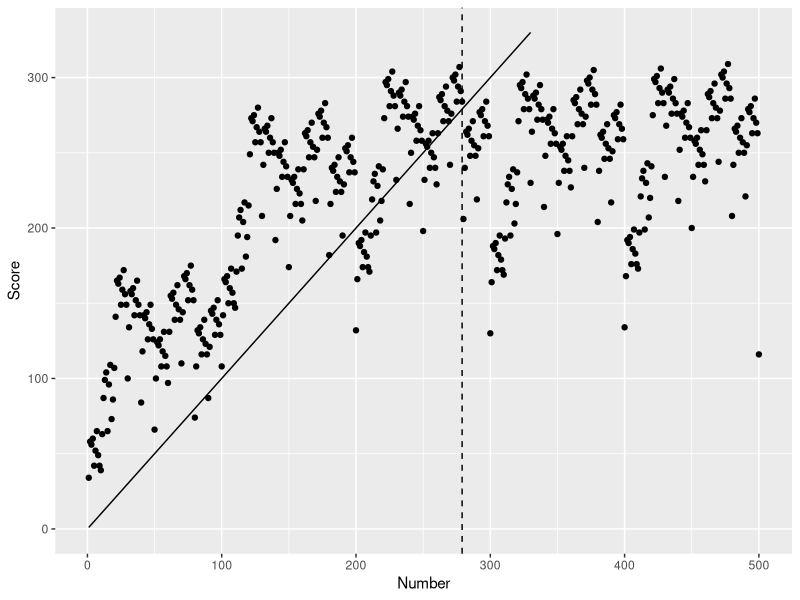

Generate this figure with R:
## ---- chunk 1
knitr::opts_chunk$set(echo = TRUE, warning = FALSE, message = FALSE)
## ---- chunk 2
under_20 <- list('One','Two','Three','Four','Five','Six','Seven','Eight','Nine',
            'Ten','Eleven','Twelve','Thirteen','Fourteen','Fifteen','Sixteen',
            'Seventeen','Eighteen','Nineteen')
## ---- chunk 3
tens <- list('Ten','Twenty','Thirty','Forty','Fifty','Sixty','Seventy','Eighty','Ninety')
## ---- chunk 4
two_digits_to_word <- function(number) {
  if (number < 20) {
    output <- under_20[number][[1]]
  } else if (number >= 20 & number < 100) {
    tens_place <- (number / 10) %% 10
    ones_place <- number %% 10
    output <- paste0(tens[tens_place][[1]], under_20[ones_place][[1]])
  }
  return(output)
}
## ---- chunk 5
two_digits_to_word(19)

two_digits_to_word(25)

#two_digits_to_word(30)
## ---- chunk 6
under_20 <- list('', 'one','two','three','four','five','six','seven','eight','nine',
            'ten','eleven','twelve','thirteen','fourteen','fifteen','sixteen',
            'seventeen','eighteen','nineteen')

tens <- list('ten','twenty','thirty','forty','fifty','sixty','seventy','eighty','ninety')

two_digits_to_word <- function(number) {
  if (number < 20) {
    output <- under_20[number + 1][[1]]
  } else if (number >= 20 & number < 100) {
    tens_place <- (number / 10) %% 10
    ones_place <- number %% 10
    output <- paste0(tens[tens_place][[1]], under_20[ones_place + 1][[1]])
  }
  return(output)
}

two_digits_to_word(15)

two_digits_to_word(30)

two_digits_to_word(87)
## ---- chunk 7
three_digits_to_word <- function(number) {
  hundreds_place <- (number %/% 100) %% 10
  tens_place <- (number %/% 10) %% 10
  ones_place <- (number %/% 1) %% 10
  twod_num <- tens_place * 10 + ones_place
  
  if (twod_num < 20) { #process tens and ones
    output <- under_20[twod_num + 1][[1]]
  } else if (twod_num >= 20 & twod_num < 100) {
    output <- paste0(tens[tens_place][[1]], under_20[ones_place + 1][[1]])
  }
  
  if (hundreds_place > 0) { #process hundreds
    output <- paste0(under_20[hundreds_place + 1][[1]], 'hundred', output)
  }
  
  
  return(output)
}

three_digits_to_word(3)

three_digits_to_word(15)

three_digits_to_word(30)

three_digits_to_word(87)

three_digits_to_word(897)

three_digits_to_word(900)

three_digits_to_word(917)

## ---- chunk 8
three_digits_to_word <- function(number, extra_tag) {
  hundreds_place <- (number %/% 100) %% 10
  tens_place <- (number %/% 10) %% 10
  ones_place <- (number %/% 1) %% 10
  twod_num <- tens_place * 10 + ones_place
  
  if (twod_num < 20) { #process tens and ones
    output <- under_20[twod_num + 1][[1]]
  } else if (twod_num >= 20 & twod_num < 100) {
    output <- paste0(tens[tens_place][[1]], under_20[ones_place + 1][[1]])
  }
  if (hundreds_place > 0) { #process hundreds
    output <- paste0(under_20[hundreds_place + 1][[1]], 'hundred', output)
  }
  if (number > 0){
    output <- paste0(output, extra_tag)
  }

  return(output)
}

digits_to_word <- function(number) {
  block_h <- (number %% 1e3) %/% 1e0
  block_t <- (number %% 1e6) %/% 1e3
  block_m <- (number %% 1e9) %/% 1e6

  return(  
  paste0(
    three_digits_to_word(block_h, ''),
    three_digits_to_word(block_t, 'thousand'),
    three_digits_to_word(block_m, 'million')
  )
  )
  
}

digits_to_word(3)

digits_to_word(15)

digits_to_word(30)

digits_to_word(87)

digits_to_word(897)

digits_to_word(900)

digits_to_word(917)

digits_to_word(1784)

digits_to_word(784784)

digits_to_word(784784784)

## ---- chunk 9
get_score <- function(number){
  word <- digits_to_word(number)
  mini_letters <- unlist(stringr::str_split(word ,""))
  score <- sum(match(mini_letters,letters))
  
  return(score)
}
## ---- chunk 10
library(tidyverse)
lst <- list()
for(num in 1:100000){
  lst[[num]] <- get_score(num)
}

final_scores <- tibble(score=lst) %>% 
  unnest(cols=c(score)) %>%
  mutate(num = row_number()) 

final_scores %>%
  filter(score > num) %>%
  arrange(desc(num))

ggplot(final_scores %>% filter(num <= 500)) +
  geom_point(aes(x=num,y=score)) +
  geom_line(aes(x=num,y=num)) +
  labs(x = "Number", y = "Score") +
  geom_vline(xintercept = 279, linetype='dashed') +
  ylim(c(0,330))
